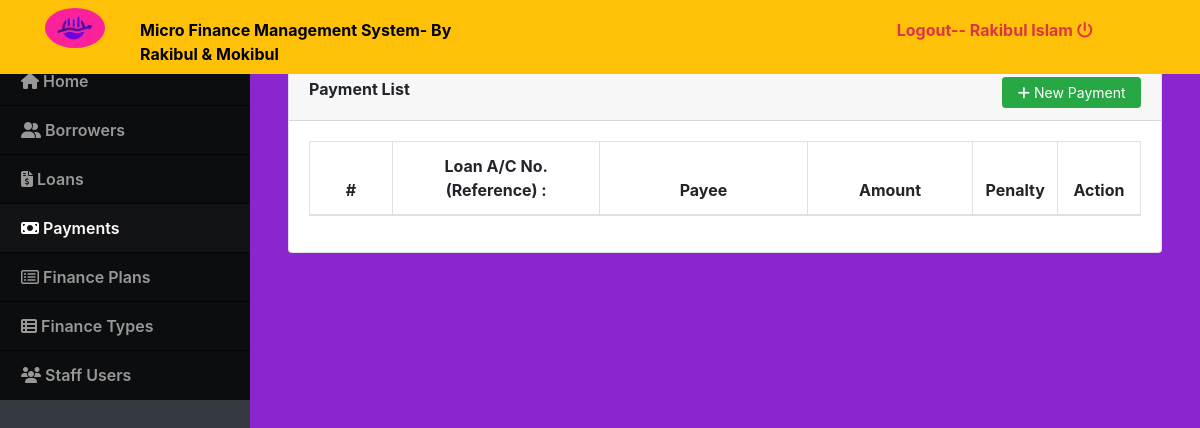
The page /index.php?page=payments (signed in) on the database as committed earlier.
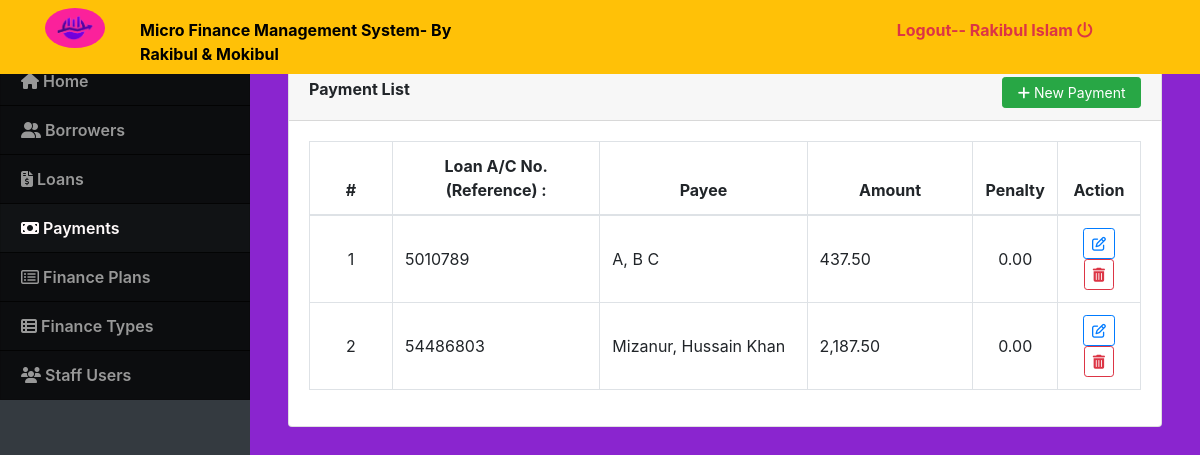
The same page on the database as committed later.
### tables this page shows
CREATE TABLE `payments` (
  `id` int(30) NOT NULL,
  `loan_id` int(30) NOT NULL,
  `payee` text NOT NULL,
  `amount` float NOT NULL DEFAULT 0,
  `penalty_amount` float NOT NULL DEFAULT 0,
  `overdue` tinyint(1) NOT NULL DEFAULT 0 COMMENT '0=no , 1 = yes',
  `date_created` datetime NOT NULL DEFAULT current_timestamp()
);

CREATE TABLE `loan_list` (
  `id` int(30) NOT NULL,
  `ref_no` varchar(50) NOT NULL,
  `loan_type_id` int(30) NOT NULL,
  `borrower_id` int(30) NOT NULL,
  `purpose` text NOT NULL,
  `amount` double NOT NULL,
  `plan_id` int(30) NOT NULL,
  `status` tinyint(1) NOT NULL DEFAULT 0 COMMENT '0= request, 1= confrimed,2=released,3=complteted,4=denied\r\n',
  `date_released` datetime NOT NULL,
  `date_created` datetime NOT NULL DEFAULT current_timestamp() ON UPDATE current_timestamp()
);

### payments.php (the view, shortened to what this page needs)
<?php include 'db_connect.php' ?>
<div class="container-fluid">
	<div class="col-lg-12">
		<div class="card">
			<div class="card-header">
				<large class="card-title">
					<b>Payment List</b>
					<button class="btn btn-success btn-sm btn-block col-md-2 float-right" type="button" id="new_payments"><i class="fa fa-plus"></i> New Payment</button>
				</large>
			</div>
			<div class="card-body">
				<table class="table table-bordered" id="loan-list">
					<colgroup>
						<col width="10%">
						<col width="25%">
						<col width="25%">
						<col width="20%">
						<col width="10%">
						<col width="10%">
					</colgroup>
					<thead>
						<tr>
							<th class="text-center">#</th>
							<th class="text-center">Loan A/C No.(Reference) :</th>
							<th class="text-center">Payee</th>
							<th class="text-center">Amount</th>
							<th class="text-center">Penalty</th>
							<th class="text-center">Action</th>
						</tr>
					</thead>
					<tbody>
						<?php
						$i = 1;
						$qry = $conn->query("SELECT p.*,l.ref_no,concat(b.lastname,', ',b.firstname,' ',b.middlename)as name, b.contact_no, b.address from payments p inner join loan_list l on l.id = p.loan_id inner join borrowers b on b.id = l.borrower_id  order by p.id asc");
						while ($row = $qry->fetch_assoc()) :
						?>
							<tr>
								<td class="text-center"><?php echo $i++ ?></td>
								<td>
									<?php echo $row['ref_no'] ?>
								</td>
								<td>
									<?php echo $row['payee'] ?>
								</td>
								<td>
									<?php echo number_format($row['amount'], 2) ?>
								</td>
								<td class="text-center">
									<?php echo number_format($row['penalty_amount'], 2) ?>
								</td>
								<td class="text-center">
									<button class="btn btn-outline-primary btn-sm edit_payment" type="button" data-id="<?php echo $row['id'] ?>"><i class="fa fa-edit"></i></button>
									<button class="btn btn-outline-danger btn-sm delete_payment" type="button" data-id="<?php echo $row['id'] ?>"><i class="fa fa-trash"></i></button>
								</td>
							</tr>
						<?php endwhile; ?>
					</tbody>
				</table>
			</div>
		</div>
	</div>
</div>

Rows that differ between the two databases and show on the page:
added payments: loan_list.ref_no "5010789", payee "A, B C", amount "437.50", penalty_amount "0.00"
added payments: loan_list.ref_no "54486803", payee "Mizanur, Hussain Khan", amount "2,187.50", penalty_amount "0.00"
